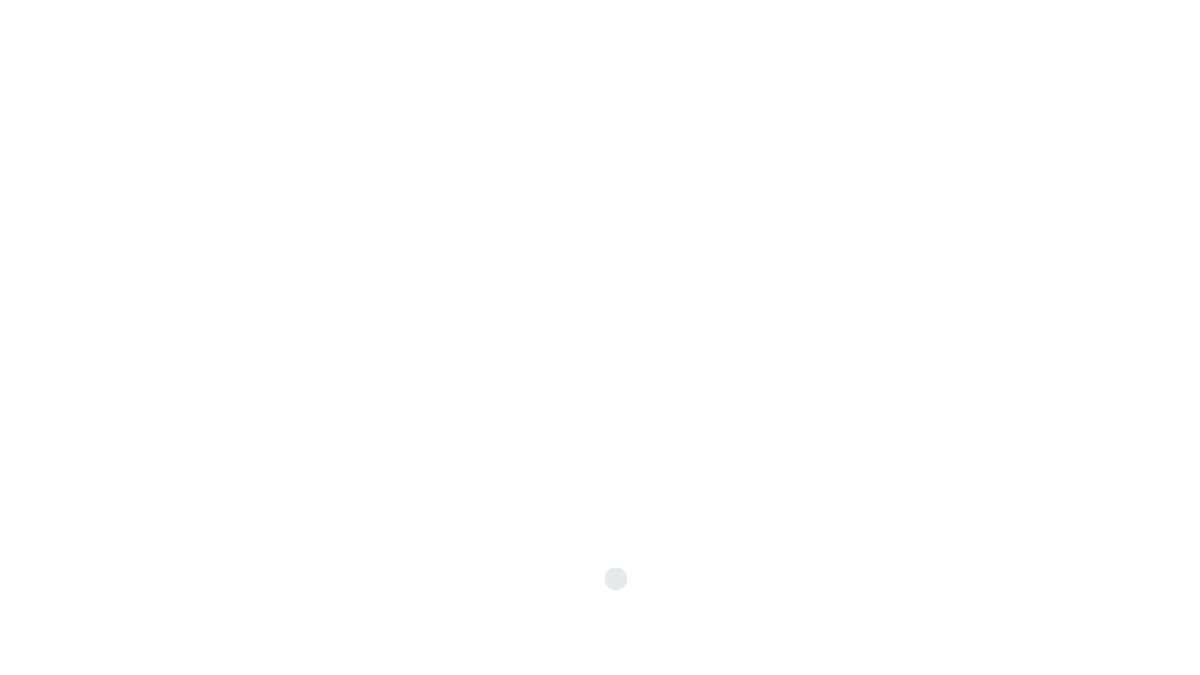
Frame 1 (no input)
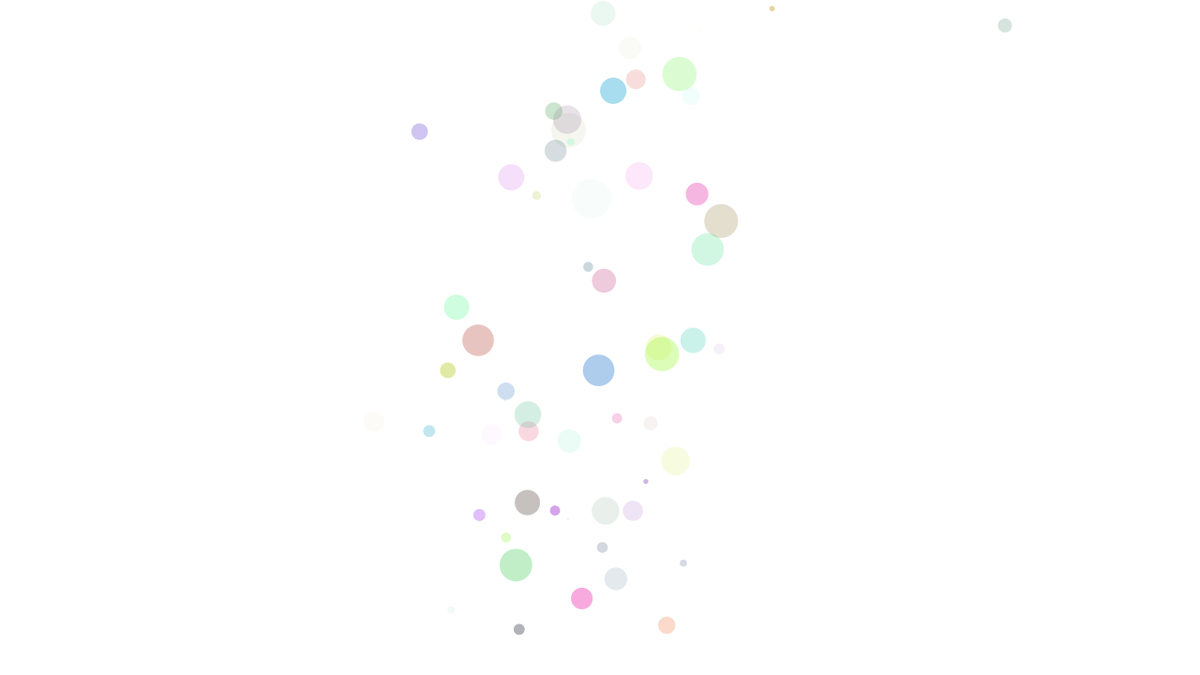
Frame 60 (the mouse pressed at the canvas centre just before this capture)
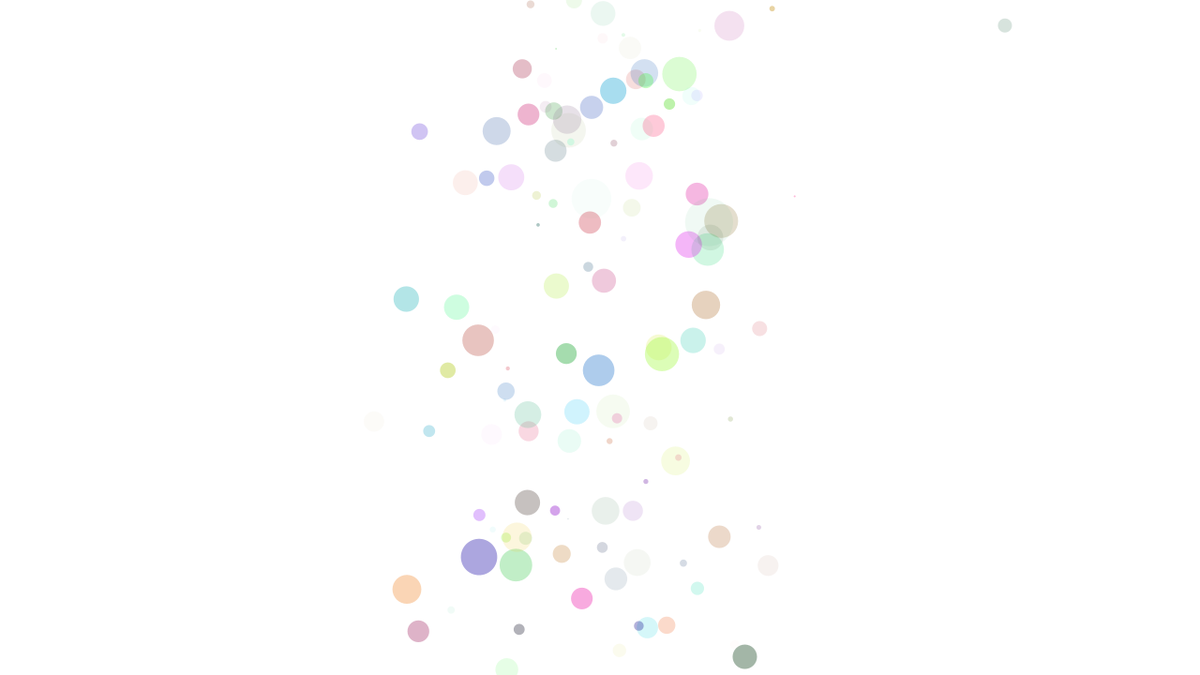
Frame 120 (the mouse held since frame 60 and released just before this capture)

The Processing sketch that drew these frames (run headless with seeded random() and noise(); from frame 60 on, the mouse is pressed at the canvas centre):

// Processing sketch: Module_2_part_2
// ── Module_2_part_2.pde
void setup() {
  size(1280, 720);
  background(255);
}

void draw() {
  // 1. Compute Gaussian x-coordinate
  // randomGaussian() has a mean of 0 and SD of 1
  float standardDeviationX = 120;
  float meanX = width / 2;
  float x = (randomGaussian() * standardDeviationX) + meanX;

  // 2. Compute Random y-coordinate
  // Max value (top) is 0, Min value (bottom) is height
  float y = random(0, height);

  // 3. Compute Gaussian Thickness (Size)
  float sdSize = 10;
  float meanSize = 20;
  float size = (randomGaussian() * sdSize) + meanSize;

  // 4. Generate Random Colors
  float r = random(255);
  float g = random(255);
  float b = random(255);
  float a = random(10, 100);

  // Render the "splatter"
  noStroke();
  fill(r, g, b, a);
  circle(x, y, size);

  // BONUS
  if (frameCount % 300 == 0) {
    background(255);
  }
}
